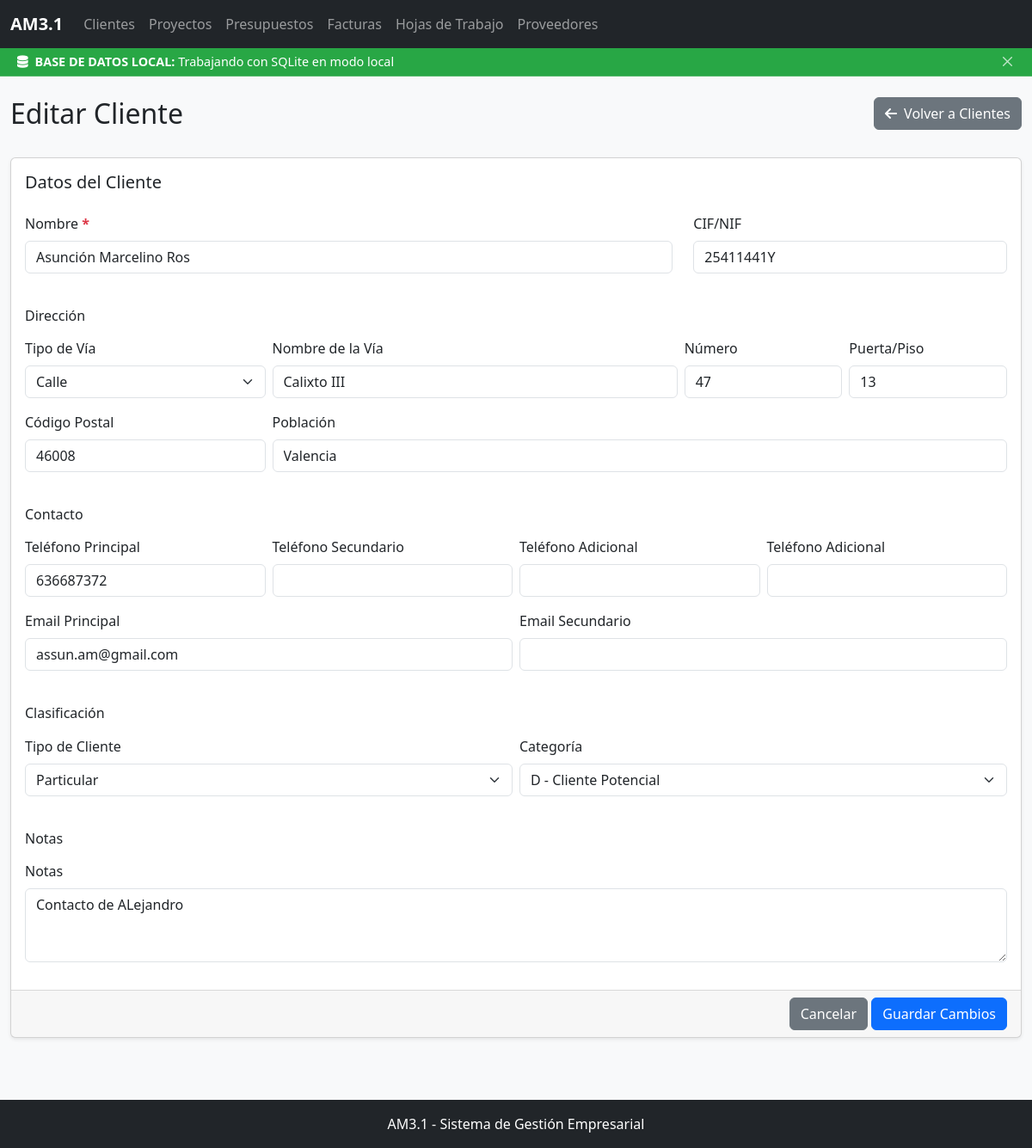
/clientes/editar/1, run on the app's committed database.
### app/models/cliente.py (models this page shows, shortened)
class Cliente(db.Model):
    __tablename__ = 'clientes'
    id = db.Column(db.Integer, primary_key=True)
    nombre = db.Column(db.String(100), nullable=False)
    tipo_via = db.Column(db.String(20))
    nombre_via = db.Column(db.String(100))
    numero_via = db.Column(db.String(10))
    puerta = db.Column(db.String(10))
    codigo_postal = db.Column(db.String(10))
    poblacion = db.Column(db.String(100))
    cif_nif = db.Column(db.String(20), index=True)
    telefono1 = db.Column(db.String(20))
    telefono2 = db.Column(db.String(20))
    telefono3 = db.Column(db.String(20))
    telefono4 = db.Column(db.String(20))
    mail1 = db.Column(db.String(100))
    mail2 = db.Column(db.String(100))
    tipo_cliente = db.Column(db.String(50))
    categoria_cliente = db.Column(db.String(50))
    notas = db.Column(db.Text)
    fecha_creacion = db.Column(db.DateTime, default=datetime.utcnow)
    fecha_modificacion = db.Column(db.DateTime, default=datetime.utcnow, onupdate=datetime.utcnow)
    proyectos = db.relationship('Proyecto', back_populates='cliente', cascade='all, delete-orphan')

### app/routes/cliente_routes.py (the view, shortened to what this page needs)
@clientes_bp.route('/editar/<int:id>', methods=['GET', 'POST'])
def editar_cliente(id):
    try:
        cliente = get_by_id(Cliente, id)
        if not cliente:
            flash('Cliente no encontrado', 'danger')
            return redirect(url_for('clientes.listar_clientes'))
        return render_template('clientes/editar.html', cliente=cliente)
    except SQLAlchemyError as e:
        flash(f'Error al conectar con la base de datos: {str(e)}', 'danger')
        return redirect(url_for('index'))

### app/templates/clientes/editar.html (shortened to what this page needs)
{% extends 'layout/base.html' %}
{% from 'layout/components.html' import client_form %}
{% block page_title %}Editar Cliente{% endblock %}
{% block page_actions %}
<div class="col text-end">
  <a href="{{ url_for('clientes.listar_clientes') }}" class="btn btn-secondary">
    <i class="fas fa-arrow-left me-2"></i>Volver a Clientes
  </a>
</div>
{% endblock %}
{% block content %}
{{ client_form(
  cliente=cliente,
  action_url=url_for('clientes.editar_cliente', id=cliente.id),
  is_edit=true
) }}
{% endblock %}

### app/templates/layout/components.html (shortened to what this page needs)
{% macro input_field(name, label, type='text', value='', required=false, placeholder='', class='', id='', step='', min='', max='', readonly=false, title='', helper_text='') %}
<div class="mb-3">
  <label for="{{ id or name }}" class="form-label">{{ label }}{% if required %} <span class="text-danger">*</span>{% endif %}</label>
  <input type="{{ type }}"
         class="form-control {{ class }}"
         id="{{ id or name }}"
         name="{{ name }}"
         value="{{ value }}"
         {% if required %}required{% endif %}
         {% if title %}title="{{ title }}"{% endif %}>
</div>
{% endmacro %}
{% macro textarea_field(name, label, value='', required=false, placeholder='', class='', id='', rows=3, readonly=false, title='', helper_text='') %}
<div class="mb-3">
  <label for="{{ id or name }}" class="form-label">{{ label }}{% if required %} <span class="text-danger">*</span>{% endif %}</label>
  <textarea class="form-control {{ class }}"
            id="{{ id or name }}"
            name="{{ name }}"
            rows="{{ rows }}"
            {% if placeholder %}placeholder="{{ placeholder }}"{% endif %}
            {% if title %}title="{{ title }}"{% endif %}>{{ value }}</textarea>
</div>
{% endmacro %}
{% macro select_field(name, label, options, selected_value='', required=false, class='', id='', readonly=false, title='', helper_text='', placeholder='Seleccione...') %}
<div class="mb-3">
  <label for="{{ id or name }}" class="form-label">{{ label }}{% if required %} <span class="text-danger">*</span>{% endif %}</label>
  <select class="form-select {{ class }}"
          id="{{ id or name }}"
          name="{{ name }}"
          {% if title %}title="{{ title }}"{% endif %}>
    {% for option in options %}
      {% if option is mapping %}
        <option value="{{ option.value }}" {% if option.value == selected_value %}selected{% endif %}>{{ option.label }}</option>
      {% else %}
        <option value="{{ option }}" {% if option == selected_value %}selected{% endif %}>{{ option }}</option>
      {% endif %}
    {% endfor %}
  </select>
</div>
{% endmacro %}
{% macro form_group(name, label, type='text', value='', required=false, placeholder='', class='', id='', options=[], selected_value='', rows=3, helper_text='') %}
  {% if type == 'text' or type == 'email' or type == 'number' or type == 'date' or type == 'password' or type == 'tel' or type == 'time' or type == 'url' %}
    {{ input_field(name, label, type, value, required, placeholder, class, id, helper_text=helper_text) }}
  {% elif type == 'textarea' %}
    {{ textarea_field(name, label, value, required, placeholder, class, id, rows=rows, helper_text=helper_text) }}
  {% elif type == 'select' %}
    {{ select_field(name, label, options, selected_value, required, class, id, helper_text=helper_text) }}
  {% elif type == 'checkbox' %}
    {{ checkbox_field(name, label, checked=(value == '1' or value == true), class=class, id=id, helper_text=helper_text) }}
  {% endif %}
{% endmacro %}
{% macro direccion_form(prefix='', data={}) %}
<div class="row g-2">
  <div class="col-md-3">
    {{ form_group(prefix + 'tipo_via', 'Tipo de Vía', type='select', options=[
      {'value': 'Calle', 'label': 'Calle'},
      {'value': 'Avenida', 'label': 'Avenida'},
      {'value': 'Plaza', 'label': 'Plaza'},
      {'value': 'Paseo', 'label': 'Paseo'},
      {'value': 'Carretera', 'label': 'Carretera'},
      {'value': 'Camino', 'label': 'Camino'},
      {'value': 'Otro', 'label': 'Otro'}
    ], selected_value=data.get('tipo_via', '')) }}
  </div>
  <div class="col-md-5">
    {{ form_group(prefix + 'nombre_via', 'Nombre de la Vía', value=data.get('nombre_via', '')) }}
  </div>
  <div class="col-md-2">
    {{ form_group(prefix + 'numero_via', 'Número', value=data.get('numero_via', data.get('numero', ''))) }}
  </div>
  <div class="col-md-2">
    {{ form_group(prefix + 'puerta', 'Puerta/Piso', value=data.get('puerta', '')) }}
  </div>
</div>
<div class="row g-2">
  <div class="col-md-3">
    {{ form_group(prefix + 'codigo_postal', 'Código Postal', value=data.get('codigo_postal', '')) }}
  </div>
  <div class="col-md-9">
    {{ form_group(prefix + 'poblacion', 'Población', value=data.get('poblacion', '')) }}
  </div>
</div>
{% endmacro %}
{% macro client_form(cliente={}, action_url='', is_edit=false) %}
<form method="post" action="{{ action_url }}" id="cliente-form" onsubmit="return validateForm('cliente-form')">
  <div class="card">
    <div class="card-body">
      <h5 class="card-title mb-4">Datos del Cliente</h5>
      <div class="row">
        <div class="col-md-8">
          {{ form_group('nombre', 'Nombre', required=true, value=cliente.nombre) }}
        </div>
        <div class="col-md-4">
          {{ form_group('cif_nif', 'CIF/NIF', value=cliente.cif_nif) }}
        </div>
      </div>
      <h6 class="mt-4 mb-3">Dirección</h6>
      {{ direccion_form(data={
        'tipo_via': cliente.tipo_via,
        'nombre_via': cliente.nombre_via,
        'numero_via': cliente.numero_via,
        'puerta': cliente.puerta,
        'codigo_postal': cliente.codigo_postal,
        'poblacion': cliente.poblacion
      }) }}
      <h6 class="mt-4 mb-3">Contacto</h6>
      <div class="row g-2">
        <div class="col-md-3">
          {{ form_group('telefono1', 'Teléfono Principal', value=cliente.telefono1) }}
        </div>
        <div class="col-md-3">
          {{ form_group('telefono2', 'Teléfono Secundario', value=cliente.telefono2) }}
        </div>
        <div class="col-md-3">
          {{ form_group('telefono3', 'Teléfono Adicional', value=cliente.telefono3) }}
        </div>
        <div class="col-md-3">
          {{ form_group('telefono4', 'Teléfono Adicional', value=cliente.telefono4) }}
        </div>
      </div>
      <div class="row g-2">
        <div class="col-md-6">
          {{ form_group('mail1', 'Email Principal', type='email', value=cliente.mail1) }}
        </div>
        <div class="col-md-6">
          {{ form_group('mail2', 'Email Secundario', type='email', value=cliente.mail2) }}
        </div>
      </div>
      <h6 class="mt-4 mb-3">Clasificación</h6>
      <div class="row g-2">
        <div class="col-md-6">
          {{ form_group('tipo_cliente', 'Tipo de Cliente', type='select', options=[
            {'value': 'Particular', 'label': 'Particular'},
            {'value': 'Empresa', 'label': 'Empresa'},
            {'value': 'Administración', 'label': 'Administración Pública'},
            {'value': 'Asociación', 'label': 'Asociación/ONG'},
            {'value': 'Otro', 'label': 'Otro'}
          ], selected_value=cliente.tipo_cliente) }}
        </div>
        <div class="col-md-6">
          {{ form_group('categoria_cliente', 'Categoría', type='select', options=[
            {'value': 'A', 'label': 'A - Cliente Premium'},
            {'value': 'B', 'label': 'B - Cliente Regular'},
            {'value': 'C', 'label': 'C - Cliente Ocasional'},
            {'value': 'D', 'label': 'D - Cliente Potencial'}
          ], selected_value=cliente.categoria_cliente) }}
        </div>
      </div>
      <h6 class="mt-4 mb-3">Notas</h6>
      {{ form_group('notas', 'Notas', type='textarea', placeholder='Información adicional sobre el cliente...', value=cliente.notas) }}
    </div>
    <div class="card-footer text-end">
      <a href="{{ url_for('clientes.listar_clientes') }}" class="btn btn-secondary">Cancelar</a>
      <button type="submit" class="btn btn-primary">
        {{ 'Guardar Cambios' if is_edit else 'Guardar Cliente' }}
      </button>
    </div>
  </div>
</form>
{% endmacro %}

### app/static/css/styles.css (style rules this page uses)
:root { --primary-color: #0d6efd; --secondary-color: #6c757d; --success-color: #198754; --info-color: #0dcaf0; --warning-color: #ffc107; --danger-color: #dc3545; --light-color: #f8f9fa; --dark-color: #212529; --border-radius: 0.375rem; --box-shadow: 0 0.125rem 0.25rem rgba(0, 0, 0, 0.075); --box-shadow-hover: 0 0.5rem 1rem rgba(0, 0, 0, 0.15); --font-family: 'Segoe UI', Tahoma, Geneva, Verdana, sans-serif; --font-size-base: 1rem; }
body { display: flex; flex-direction: column; min-height: 100vh; font-family: var(--font-family); background-color: var(--light-color); }
.card { box-shadow: var(--box-shadow); transition: box-shadow 0.2s ease-in-out; border-radius: var(--border-radius); margin-bottom: 1.5rem; }
.card-footer { background-color: rgba(0, 0, 0, 0.03); border-top: 1px solid rgba(0, 0, 0, 0.125); }
.form-label { font-weight: 500; }
.form-label .text-danger { font-weight: bold; }
.btn i { margin-right: 0.25rem; }

### data on the page
Cliente: nombre "Asunción Marcelino Ros", cif_nif "25411441Y", tipo_via "Calle", nombre_via "Calixto III", numero_via "47", puerta "13", codigo_postal "46008", poblacion "Valencia", telefono1 "636687372", mail1 "assun.am@gmail.com", tipo_cliente "Particular", notas "Contacto de ALejandro"

### other printed values
{{ label }} "Nombre CIF/NIF Nombre de la Vía Número Puerta/Piso Código Postal Población Teléfono Principal Teléfono Secundario Teléfono Adicional Teléfono Adicional Email Principal Email Secundario"
{{ label }} "Tipo de Vía Tipo de Cliente Categoría"
{{ label }} "Notas"
{{ 'Guardar Cambios' if is_edit else 'Guardar Cliente' }} "Guardar Cambios"
form field categoria_cliente "D - Cliente Potencial"
